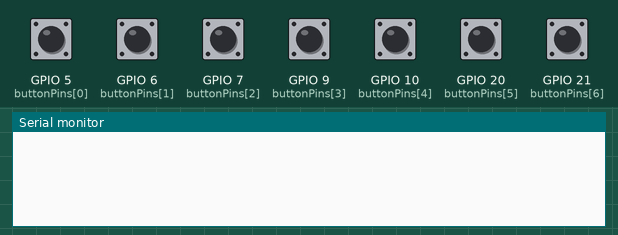
The program below on a simulated ESP32-C3. Shown: the last lines printed to the serial monitor. The test bench sets the inputs (shaded band); at power-on: GPIO 5 (buttonPins[0]), GPIO 6 (buttonPins[1]), GPIO 7 (buttonPins[2]), GPIO 9 (buttonPins[3]), GPIO 10 (buttonPins[4]), GPIO 20 (buttonPins[5]), GPIO 21 (buttonPins[6]) HIGH. The audio player accepts every command and is not drawn.

Above: at 1.7 s.
1.8 s: GPIO 5 (buttonPins[0]) pulled LOW for 0.15 s
At 3.1 s:
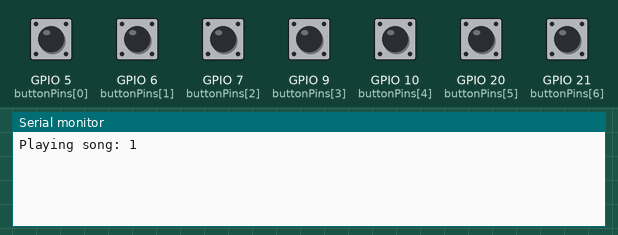
3.4 s: GPIO 5 (buttonPins[0]) pulled LOW for 1 s
At 4.6 s:
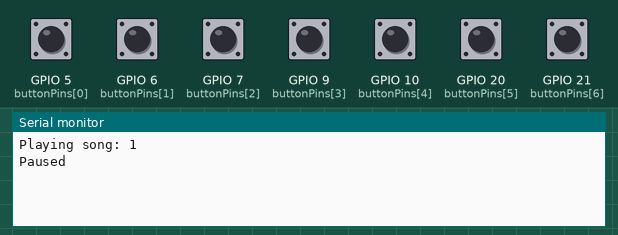
5.9 s: GPIO 6 (buttonPins[1]) pulled LOW for 0.15 s
At 6.5 s:
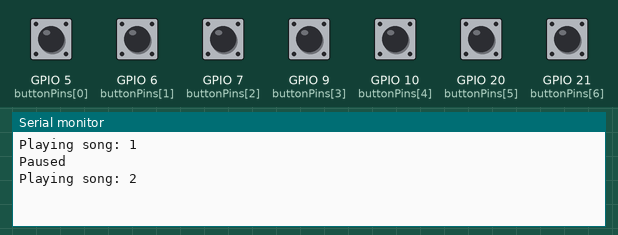
7.5 s: GPIO 7 (buttonPins[2]) pulled LOW for 0.15 s
At 8.8 s:
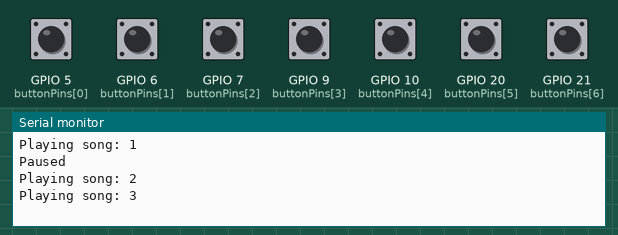
9.1 s: GPIO 9 (buttonPins[3]) pulled LOW for 0.15 s
At 10.1 s:
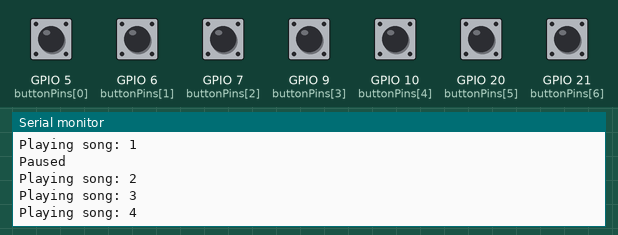
10.7 s: GPIO 10 (buttonPins[4]) pulled LOW for 0.15 s
At 11.3 s:
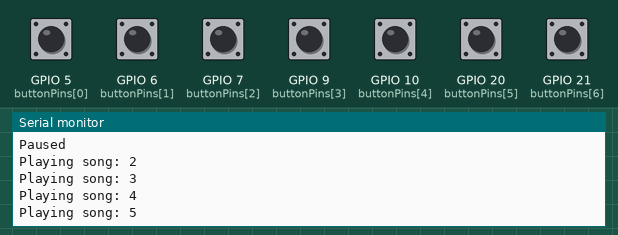
Timing chart, 0 to 13.3 s (numbered marks = the images above; inputs shaded):
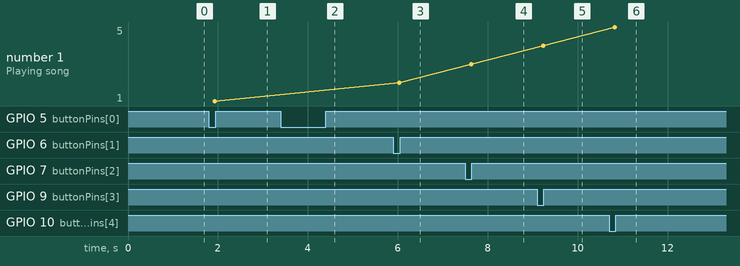

The program:

main.cpp
```cpp
#include <Arduino.h>
#include <HardwareSerial.h>
#include <DFRobotDFPlayerMini.h>

HardwareSerial mySerial(1);  // Use Serial1 for DFPlayer communication
DFRobotDFPlayerMini mp3;

const int buttonPins[] = {5, 6, 7, 9, 10, 20, 21};  // Button GPIOs
const int totalButtons = sizeof(buttonPins) / sizeof(buttonPins[0]);

int currentSong = 0;  // Track currently playing song (0 = none)

void setup() {
    Serial.begin(115200);
    mySerial.begin(9600, SERIAL_8N1, 1, 0);  // RX=16, TX=17 (ESP32 UART2)

    if (!mp3.begin(mySerial)) {
        Serial.println("MP3 module not detected!");
        while (true);
    }

    mp3.volume(20);  // Set volume (0-30)

    for (int i = 0; i < totalButtons; i++) {
        pinMode(buttonPins[i], INPUT_PULLUP);
    }
}

void loop() {
    for (int i = 0; i < totalButtons; i++) {
        if (digitalRead(buttonPins[i]) == LOW) {  // Button pressed
            int songNumber = i + 1;  // Map button index to song (001-007)

            if (currentSong == songNumber) {
                mp3.pause();  // Pause if the same button is pressed again
                currentSong = 0;
                Serial.println("Paused");
            } else {
                mp3.stop();  // Stop current song
                delay(100);  // Small delay for stability
                mp3.play(songNumber);  // Play new song
                currentSong = songNumber;
                Serial.print("Playing song: ");
                Serial.println(songNumber);
            }

            delay(300);  // Debounce delay
            while (digitalRead(buttonPins[i]) == LOW);  // Wait for button release
        }
    }
}
```

Measured:
- after the input at 1.8 s, the serial monitor: prints a new line after 0.13 s (image 1)
- after the input at 3.4 s, the serial monitor: prints a new line at once (image 2)
- after the input at 5.9 s, the serial monitor: prints a new line after 0.13 s (image 3)
- after the input at 7.5 s, the serial monitor: prints a new line after 0.13 s (image 4)
- after the input at 9.1 s, the serial monitor: prints a new line after 0.13 s (image 5)
- after the input at 10.7 s, the serial monitor: prints a new line after 0.13 s (image 6)
- plotted number 1: 1 → 2 after the input at 5.9 s, 2 → 3 after the input at 7.5 s, 3 → 4 after the input at 9.1 s, 4 → 5 after the input at 10.7 s
